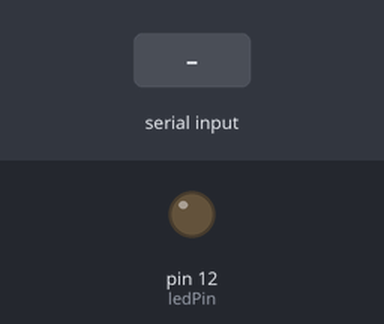
The sketch below on a simulated Arduino Uno, built with avr-gcc and run on an emulated ATmega328P. Shown: output pins drawn as LEDs (lit = HIGH). The inputs (shaded band) are chosen by the test bench. What the sketch prints to the serial monitor is not drawn.

Above: at 1.2 s.
1.3 s: "." received over Serial
At 1.5 s:
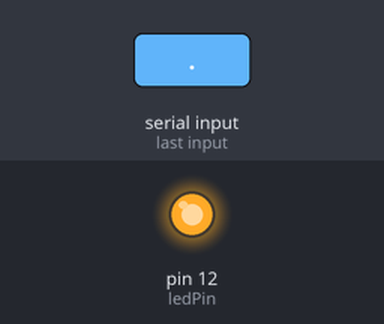
Timing chart, 0 to 4.3 s (numbered marks = the images above; inputs shaded):
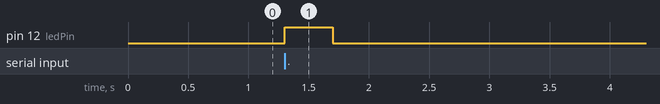

The sketch:

morse_code.ino
```cpp
#include <Arduino.h>

const int ledPin = 12;
const int dotDelay = 400;

void setup() {
Serial.begin(9600);
pinMode(ledPin, OUTPUT);
Serial.println("type the morse code to be displayed");
}

void loop() {
  /*
  digitalWrite(ledPin, HIGH);
  delay(dotDelay);
  digitalWrite(ledPin,LOW);
  delay(dotDelay*2);
  */
  if (Serial.available() > 0){

  int ascii_morse = Serial.read();
  while (ascii_morse != '0' && ascii_morse != '\0')
  {

    if(ascii_morse == '.')
    {
      digitalWrite(ledPin, HIGH);
      delay(dotDelay);
    }
    else if (ascii_morse == '-')
    {
      digitalWrite(ledPin, HIGH);
      delay(dotDelay*2);
    }
    else if (ascii_morse == ' ')
    {
      delay(dotDelay*3);
    }
    ascii_morse = Serial.read();
     digitalWrite(ledPin, LOW);
     delay(dotDelay/2);
  }

  }
}
```

Measured:
- after the input at 1.3 s, pin 12 (ledPin): LOW → HIGH at once, → LOW 0.40 s later
